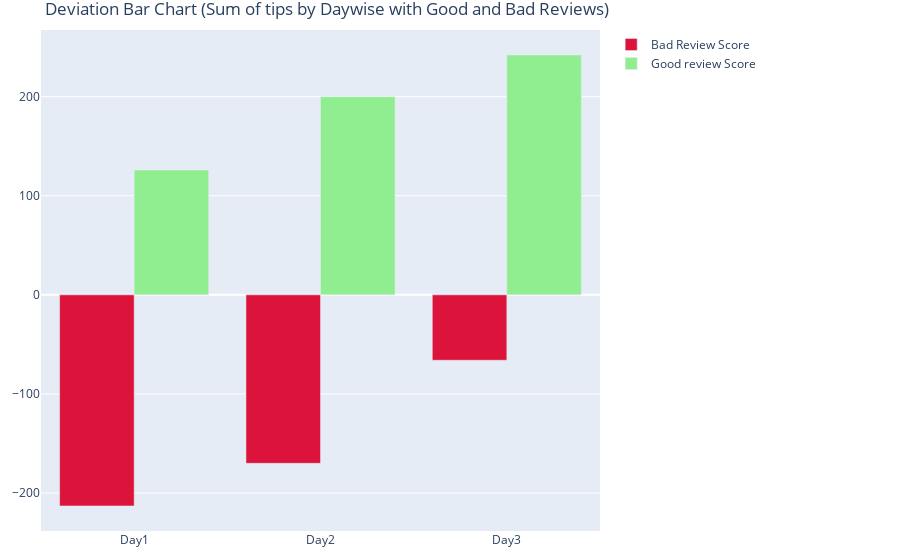

Notebook cell for this chart:
### Markdown cell above
### 4. Deviation Bar Chart

### Code cell
import plotly.graph_objects as go

week = ["Day1","Day2","Day3"]
# expenses
df_bar_exp = df.groupby(["Day"])["Bad Review Score"].agg('sum')
df_bar_rev = df.groupby(["Day"])["Good review Score"].agg('sum')
y_exp = df_bar_exp.values
y_rev = df_bar_rev.values
y_exp_base = [i*-1 for i in y_exp]
fig = go.Figure()
fig.add_trace(go.Bar(x=week, y=y_exp,
                base=y_exp_base,
                marker_color='crimson',
                name='Bad Review Score'))
fig.add_trace(go.Bar(x=week, y=y_rev,
                base=0,
                marker_color='lightgreen',
                name='Good review Score'
                ))
fig.update_layout(
    margin=dict(l=30, r=300, t=30, b=20),
    title_text='Deviation Bar Chart (Sum of tips by Daywise with Good and Bad Reviews)'
)

fig.show()

### Figure 1 — Plotly figure (JSON) as saved in the notebook; plotly's stock layout.template omitted (floating-point values rounded to 4 significant figures)
{"data": [{"base": [-213, -170, -66], "marker": {"color": "crimson"}, "name": "Bad Review Score", "type": "bar", "x": ["Day1", "Day2", "Day3"], "y": [213, 170, 66]}, {"base": 0, "marker": {"color": "lightgreen"}, "name": "Good review Score", "type": "bar", "x": ["Day1", "Day2", "Day3"], "y": [126, 200, 242]}], "layout": {"margin": {"b": 20, "l": 30, "r": 300, "t": 30}, "title": {"text": "Deviation Bar Chart (Sum of tips by Daywise with Good and Bad Reviews)"}}}
